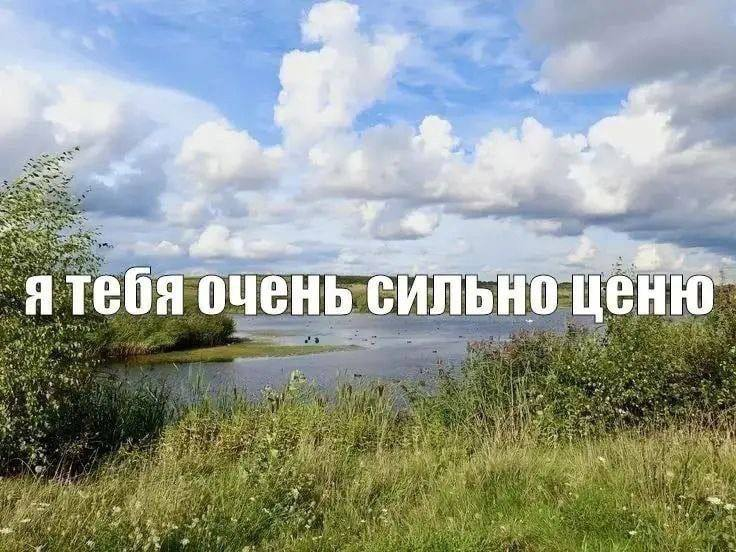
#> input picture practice 10/card/card.jpg, 736 x 552 px
$ python 'task 1.py'
#> lines starting #> are read from the running program, lines starting #| are printed output that depends on the picture
from PIL import Image

img = Image.open('card/card.jpg')
#> img is the input picture: PIL image 736x552 RGB; mean R, G, B 147.6, 156.2, 147.4
img_cropped = img.crop((15, 260, 720, 330))
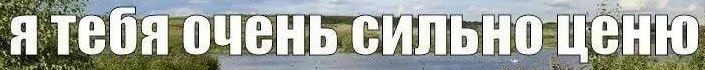
#> img_cropped: PIL image 705x70 RGB; mean R, G, B 165.6, 169.8, 162.6
img_cropped.save('card/card text.jpg')

print("Изображение сохранено")
